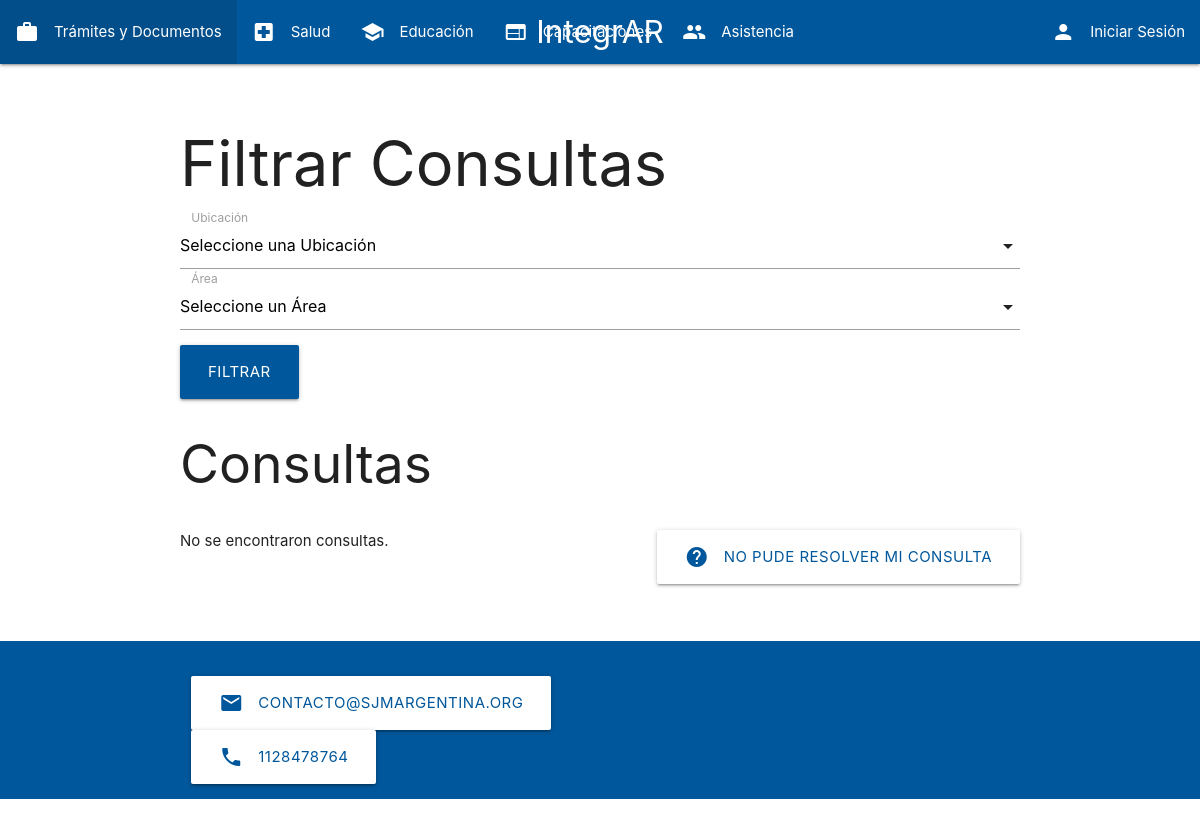
Before: /filtrar/ with the older database file.
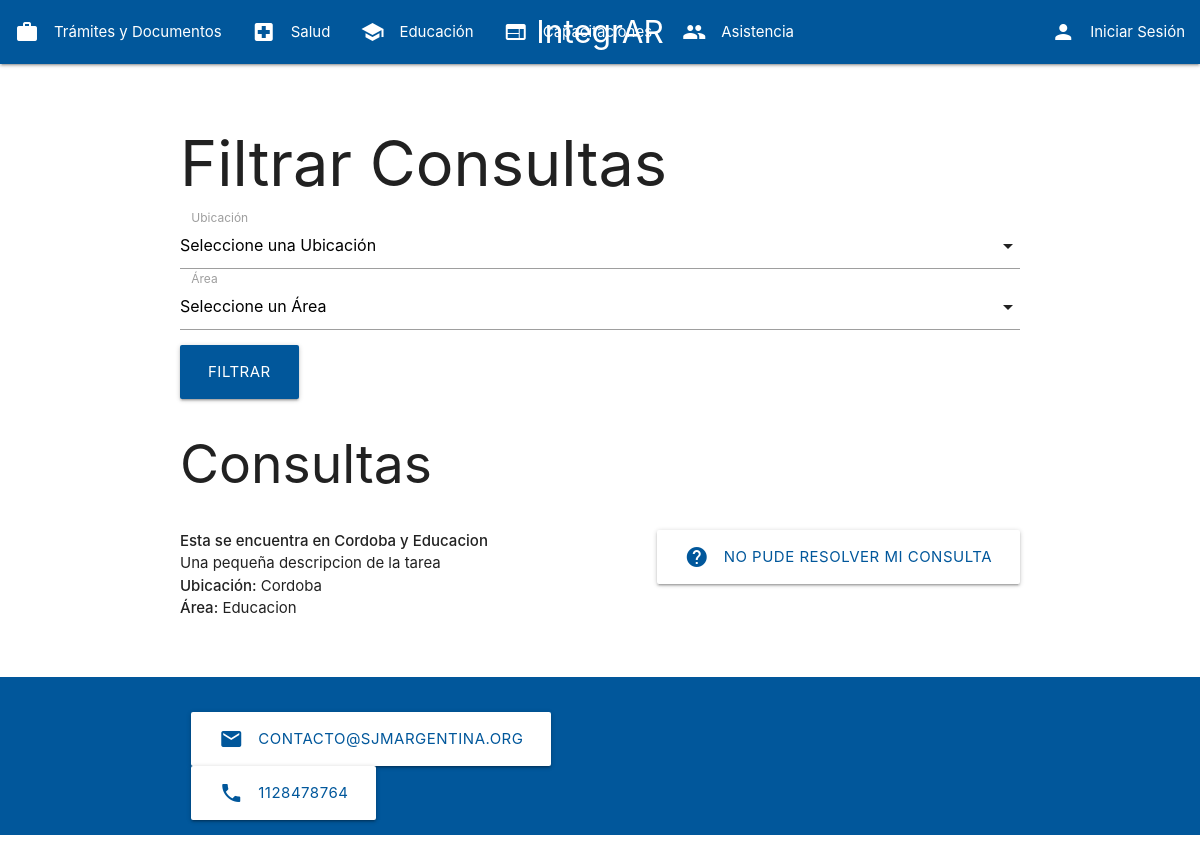
After: the same page with the newer database file.
### consultas/models.py (models this page shows, shortened)
class ConsultaEspecifica(models.Model):
    titulo = models.CharField(max_length=200)
    descripcion = models.TextField()
    ubicacion = models.ForeignKey(Ubicacion, on_delete=models.CASCADE, related_name='consultas', null=True)  # Permite nulos temporalmente
    area = models.ForeignKey(Area, on_delete=models.CASCADE, related_name='consultas', null=True)  # Permite nulos temporalmente
    enlace = models.URLField(blank=True, null=True)

class Ubicacion(models.Model):
    nombre = models.CharField(max_length=100)

class Area(models.Model):
    nombre = models.CharField(max_length=100)

### consultas/views.py (the view)
# urls.py: path('filtrar/', views.filtrar_consultas, name='filtrar_consultas'),
def filtrar_consultas(request):
    consultas = ConsultaEspecifica.objects.all()
    ubicaciones = Ubicacion.objects.all()
    areas = Area.objects.all()
    selected_ubicacion = request.GET.get('ubicacion')
    selected_area = request.GET.get('area')
    if selected_ubicacion:
        consultas = consultas.filter(ubicacion__id=selected_ubicacion)
    if selected_area:
        consultas = consultas.filter(area__id=selected_area)
    return render(request, 'filtrar_consultas.html', {
        'consultas': consultas,
        'ubicaciones': ubicaciones,
        'areas': areas,
        'selected_ubicacion': selected_ubicacion,
        'selected_area': selected_area,
    })

### consultas/templates/filtrar_consultas.html (shortened to what this page needs)
<!DOCTYPE html>
<html lang="es">
<body>
    {% include 'navbar.html' %}
    <div class="container">
        <h1>Filtrar Consultas</h1>
        <form method="get">
            <div class="input-field col s6">
                <label>Ubicación</label>
            </div>
            <div class="input-field col s6">
                <label>Área</label>
            </div>
            <button type="submit" class="btn-large light-blue darken-4">Filtrar</button>
        </form>
        <h2>Consultas</h2>
        <div class="row">
            <ul class="left">
                {% for consulta in consultas %}
                    <li>
                        <strong>{{ consulta.titulo }}</strong><br>
                        {{ consulta.descripcion }}<br>
                        <strong>Ubicación:</strong> {{ consulta.ubicacion.nombre }}<br>
                        <strong>Área:</strong> {{ consulta.area.nombre }}<br>
                    </li>
                {% empty %}
                    <li>No se encontraron consultas.</li>
                {% endfor %}
            </ul>
            <ul class="right">
                <button onclick="location.href='{% url 'enviar_mensaje' %}'" class="waves-effect waves-light btn-large white light-blue-text text-darken-4"><i class="material-icons left">help</i>No pude Resolver mi consulta</button>
            </ul>
        </div>
    </div>
    {% include 'footer.html' %}
</body>
</html>

Changed rows visible on the page:
added ConsultaEspecifica: titulo "Esta se encuentra en Cordoba y Educacion", descripcion "Una pequeña descripcion de la tarea", ubicacion.nombre "Cordoba", area.nombre "Educacion"
Other visible differences:
text no longer shown: "No se encontraron consultas."
